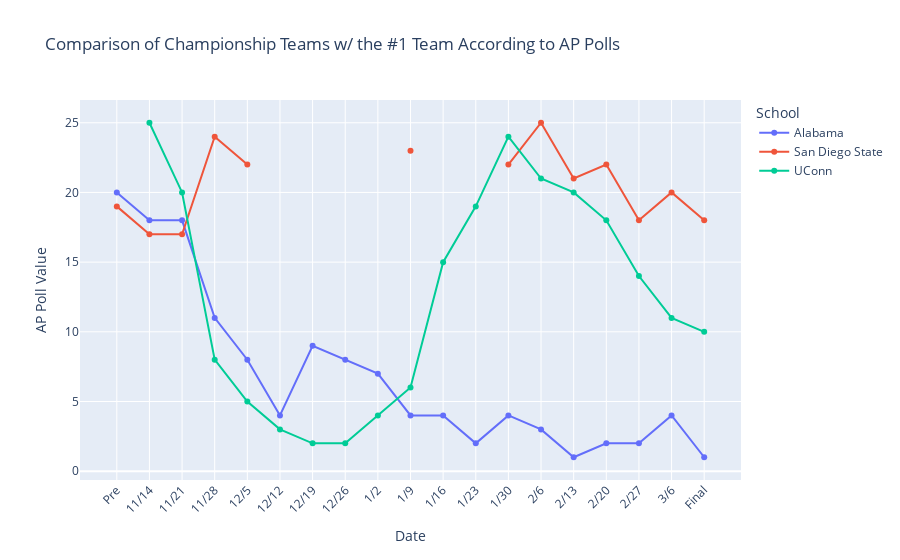

The notebook cell this image was saved under:
### Code cell
# Filter the DataFrame to include only Alabama, UConn, and San Diego State
schools_to_compare = ['Alabama', 'UConn', 'San Diego State']
filtered_df = ap_polls[ap_polls['School'].isin(schools_to_compare)]

# Melt the filtered DataFrame to long format for Plotly Express
df_melted = filtered_df.melt(id_vars=['School', 'Conf'], var_name='Date', value_name='AP Poll Value')

# Create a line plot with markers using Plotly Express
fig = px.line(df_melted, x='Date', y='AP Poll Value', color='School', title='Comparison of Championship Teams w/ the #1 Team According to AP Polls',
              markers=True)
fig.update_layout(xaxis_tickangle=-45, xaxis_title='Date', yaxis_title='AP Poll Value', legend_title='School')
fig.show()

### Figure 1 — Plotly figure (JSON) as saved in the notebook; plotly's stock layout.template omitted (floating-point values rounded to 4 significant figures)
{"data": [{"hovertemplate": "School=Alabama<br>Date=%{x}<br>AP Poll Value=%{y}<extra></extra>", "legendgroup": "Alabama", "line": {"color": "#636efa", "dash": "solid"}, "marker": {"symbol": "circle"}, "mode": "markers+lines", "name": "Alabama", "orientation": "v", "showlegend": true, "type": "scatter", "x": ["Pre", "11/14", "11/21", "11/28", "12/5", "12/12", "12/19", "12/26", "1/2", "1/9", "1/16", "1/23", "1/30", "2/6", "2/13", "2/20", "2/27", "3/6", "Final"], "xaxis": "x", "y": [20, 18, 18, 11, 8, 4, 9, 8, 7, 4, 4, 2, 4, 3, 1, 2, 2, 4, 1], "yaxis": "y"}, {"hovertemplate": "School=San Diego State<br>Date=%{x}<br>AP Poll Value=%{y}<extra></extra>", "legendgroup": "San Diego State", "line": {"color": "#EF553B", "dash": "solid"}, "marker": {"symbol": "circle"}, "mode": "markers+lines", "name": "San Diego State", "orientation": "v", "showlegend": true, "type": "scatter", "x": ["Pre", "11/14", "11/21", "11/28", "12/5", "12/12", "12/19", "12/26", "1/2", "1/9", "1/16", "1/23", "1/30", "2/6", "2/13", "2/20", "2/27", "3/6", "Final"], "xaxis": "x", "y": [19, 17, 17, 24, 22, null, null, null, null, 23, null, null, 22, 25, 21, 22, 18, 20, 18], "yaxis": "y"}, {"hovertemplate": "School=UConn<br>Date=%{x}<br>AP Poll Value=%{y}<extra></extra>", "legendgroup": "UConn", "line": {"color": "#00cc96", "dash": "solid"}, "marker": {"symbol": "circle"}, "mode": "markers+lines", "name": "UConn", "orientation": "v", "showlegend": true, "type": "scatter", "x": ["Pre", "11/14", "11/21", "11/28", "12/5", "12/12", "12/19", "12/26", "1/2", "1/9", "1/16", "1/23", "1/30", "2/6", "2/13", "2/20", "2/27", "3/6", "Final"], "xaxis": "x", "y": [null, 25, 20, 8, 5, 3, 2, 2, 4, 6, 15, 19, 24, 21, 20, 18, 14, 11, 10], "yaxis": "y"}], "layout": {"legend": {"title": {"text": "School"}, "tracegroupgap": 0}, "title": {"text": "Comparison of Championship Teams w/ the #1 Team According to AP Polls"}, "xaxis": {"anchor": "y", "domain": [0, 1], "tickangle": -45, "title": {"text": "Date"}}, "yaxis": {"anchor": "x", "domain": [0, 1], "title": {"text": "AP Poll Value"}}}}
